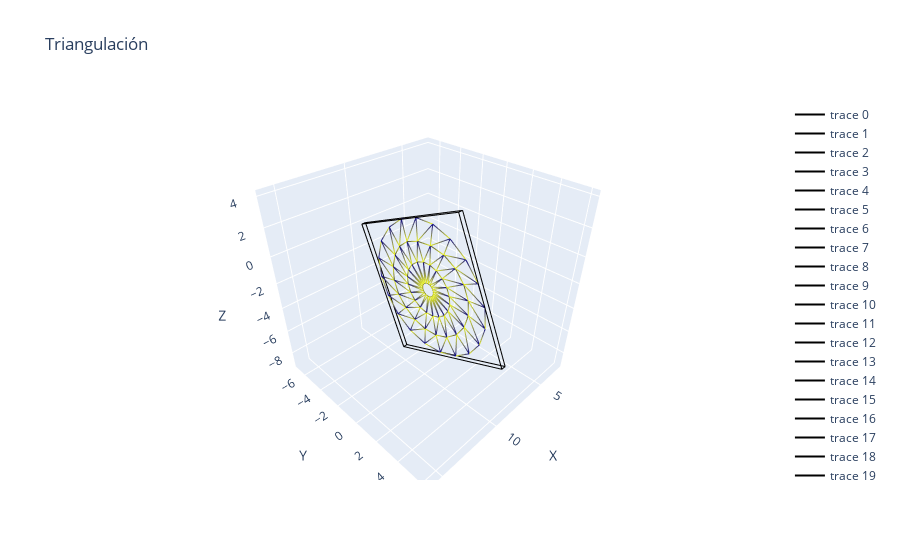

Notebook source saved alongside this figure:
### Code cell
fig = new_plot()
fig = build_box(fig)
plot_triangles(fig)
fig = config_plot(fig, 'Triangulación')
fig.show()

### Figure 1 — Plotly figure (JSON) as saved in the notebook; plotly's stock layout.template omitted (floating-point values rounded to 4 significant figures)
{"data": [{"line": {"color": "black", "width": 2}, "mode": "lines", "type": "scatter3d", "x": [9.162, 9.1], "y": [6.066, -2.828], "z": [-4.979, -8.923]}, {"line": {"color": "black", "width": 2}, "mode": "lines", "type": "scatter3d", "x": [9.162, 9.483], "y": [6.066, 6.064], "z": [-4.979, -4.979]}, {"line": {"color": "black", "width": 2}, "mode": "lines", "type": "scatter3d", "x": [9.162, 9.134], "y": [6.066, 2.125], "z": [-4.979, 3.911]}, {"line": {"color": "black", "width": 2}, "mode": "lines", "type": "scatter3d", "x": [9.1, 9.42], "y": [-2.828, -2.83], "z": [-8.923, -8.923]}, {"line": {"color": "black", "width": 2}, "mode": "lines", "type": "scatter3d", "x": [9.1, 9.071], "y": [-2.828, -6.77], "z": [-8.923, -0.03274]}, {"line": {"color": "black", "width": 2}, "mode": "lines", "type": "scatter3d", "x": [9.483, 9.42], "y": [6.064, -2.83], "z": [-4.979, -8.923]}, {"line": {"color": "black", "width": 2}, "mode": "lines", "type": "scatter3d", "x": [9.483, 9.454], "y": [6.064, 2.122], "z": [-4.979, 3.911]}, {"line": {"color": "black", "width": 2}, "mode": "lines", "type": "scatter3d", "x": [9.42, 9.392], "y": [-2.83, -6.772], "z": [-8.923, -0.03272]}, {"line": {"color": "black", "width": 2}, "mode": "lines", "type": "scatter3d", "x": [9.134, 9.071], "y": [2.125, -6.77], "z": [3.911, -0.03274]}, {"line": {"color": "black", "width": 2}, "mode": "lines", "type": "scatter3d", "x": [9.134, 9.454], "y": [2.125, 2.122], "z": [3.911, 3.911]}, {"line": {"color": "black", "width": 2}, "mode": "lines", "type": "scatter3d", "x": [9.071, 9.392], "y": [-6.77, -6.772], "z": [-0.03274, -0.03272]}, {"line": {"color": "black", "width": 2}, "mode": "lines", "type": "scatter3d", "x": [9.454, 9.392], "y": [2.122, -6.772], "z": [3.911, -0.03272]}, {"line": {"color": [0.1754, 0.02833, 0.1751]}, "mode": "lines", "type": "scatter3d", "x": [9.288, 9.306, 9.32, 9.288], "y": [-0.1717, 0.3793, 0.9034, -0.1717], "z": [-2.043, -0.6874, -1.004, -2.043]}, {"line": {"color": [0.1754, 0.02833, 0.1751]}, "mode": "lines", "type": "scatter3d", "x": [9.288, 9.32, 9.288, 9.288], "y": [-0.1717, 0.9034, -0.03942, -0.1717], "z": [-2.043, -1.004, -2.122, -2.043]}, {"line": {"color": [0.1754, 0.02833, 0.1751]}, "mode": "lines", "type": "scatter3d", "x": [9.288, 9.32, 9.323, 9.288], "y": [-0.03942, 0.9034, 1.304, -0.03942], "z": [-2.122, -1.004, -1.467, -2.122]}, {"line": {"color": [0.1754, 0.02833, 0.1751]}, "mode": "lines", "type": "scatter3d", "x": [9.288, 9.323, 9.288, 9.288], "y": [-0.03942, 1.304, 0.06169, -0.03942], "z": [-2.122, -1.467, -2.239, -2.122]}, {"line": {"color": [0.1754, 0.02833, 0.1751]}, "mode": "lines", "type": "scatter3d", "x": [9.288, 9.323, 9.329, 9.288], "y": [0.06169, 1.304, 1.541, 0.06169], "z": [-2.239, -1.467, -2.031, -2.239]}, {"line": {"color": [0.1754, 0.02833, 0.1751]}, "mode": "lines", "type": "scatter3d", "x": [9.288, 9.329, 9.288, 9.288], "y": [0.06169, 1.541, 0.1217, 0.06169], "z": [-2.239, -2.031, -2.382, -2.239]}, {"line": {"color": [0.1754, 0.02833, 0.1751]}, "mode": "lines", "type": "scatter3d", "x": [9.288, 9.329, 9.313, 9.288], "y": [0.1217, 1.541, 1.594, 0.1217], "z": [-2.382, -2.031, -2.641, -2.382]}, {"line": {"color": [0.1754, 0.02833, 0.1751]}, "mode": "lines", "type": "scatter3d", "x": [9.288, 9.313, 9.288, 9.288], "y": [0.1217, 1.594, 0.1349, 0.1217], "z": [-2.382, -2.641, -2.536, -2.382]}, {"line": {"color": [0.1754, 0.02833, 0.1751]}, "mode": "lines", "type": "scatter3d", "x": [9.288, 9.313, 9.3, 9.288], "y": [0.1349, 1.594, 1.455, 0.1349], "z": [-2.536, -2.641, -3.237, -2.536]}, {"line": {"color": [0.1754, 0.02833, 0.1751]}, "mode": "lines", "type": "scatter3d", "x": [9.288, 9.3, 9.288, 9.288], "y": [0.1349, 1.455, 0.09978, 0.1349], "z": [-2.536, -3.237, -2.686, -2.536]}, {"line": {"color": [0.1754, 0.02833, 0.1751]}, "mode": "lines", "type": "scatter3d", "x": [9.288, 9.3, 9.298, 9.288], "y": [0.09978, 1.455, 1.139, 0.09978], "z": [-2.686, -3.237, -3.761, -2.686]}, {"line": {"color": [0.1754, 0.02833, 0.1751]}, "mode": "lines", "type": "scatter3d", "x": [9.288, 9.298, 9.288, 9.288], "y": [0.09978, 1.139, 0.01992, 0.09978], "z": [-2.686, -3.761, -2.818, -2.686]}, {"line": {"color": [0.1754, 0.02833, 0.1751]}, "mode": "lines", "type": "scatter3d", "x": [9.288, 9.298, 9.295, 9.288], "y": [0.01992, 1.139, 0.6758, 0.01992], "z": [-2.818, -3.761, -4.162, -2.818]}, {"line": {"color": [0.1754, 0.02833, 0.1751]}, "mode": "lines", "type": "scatter3d", "x": [9.288, 9.295, 9.288, 9.288], "y": [0.01992, 0.6758, -0.09692, 0.01992], "z": [-2.818, -4.162, -2.919, -2.818]}, {"line": {"color": [0.1754, 0.02833, 0.1751]}, "mode": "lines", "type": "scatter3d", "x": [9.288, 9.295, 9.287, 9.288], "y": [-0.09692, 0.6758, 0.1116, -0.09692], "z": [-2.919, -4.162, -4.4, -2.919]}, {"line": {"color": [0.1754, 0.02833, 0.1751]}, "mode": "lines", "type": "scatter3d", "x": [9.288, 9.287, 9.288, 9.288], "y": [-0.09692, 0.1116, -0.2393, -0.09692], "z": [-2.919, -4.4, -2.979, -2.919]}, {"line": {"color": [0.1754, 0.02833, 0.1751]}, "mode": "lines", "type": "scatter3d", "x": [9.288, 9.287, 9.282, 9.288], "y": [-0.2393, 0.1116, -0.4985, -0.2393], "z": [-2.979, -4.4, -4.452, -2.979]}, {"line": {"color": [0.1754, 0.02833, 0.1751]}, "mode": "lines", "type": "scatter3d", "x": [9.288, 9.282, 9.288, 9.288], "y": [-0.2393, -0.4985, -0.3932, -0.2393], "z": [-2.979, -4.452, -2.993, -2.979]}, {"line": {"color": [0.1754, 0.02833, 0.1751]}, "mode": "lines", "type": "scatter3d", "x": [9.288, 9.282, 9.283, 9.288], "y": [-0.3932, -0.4985, -1.095, -0.3932], "z": [-2.993, -4.452, -4.313, -2.993]}, {"line": {"color": [0.1754, 0.02833, 0.1751]}, "mode": "lines", "type": "scatter3d", "x": [9.288, 9.283, 9.288, 9.288], "y": [-0.3932, -1.095, -0.5437, -0.3932], "z": [-2.993, -4.313, -2.957, -2.993]}, {"line": {"color": [0.1754, 0.02833, 0.1751]}, "mode": "lines", "type": "scatter3d", "x": [9.288, 9.283, 9.282, 9.288], "y": [-0.5437, -1.095, -1.619, -0.5437], "z": [-2.957, -4.313, -3.996, -2.957]}, {"line": {"color": [0.1754, 0.02833, 0.1751]}, "mode": "lines", "type": "scatter3d", "x": [9.288, 9.282, 9.288, 9.288], "y": [-0.5437, -1.619, -0.676, -0.5437], "z": [-2.957, -3.996, -2.878, -2.957]}, {"line": {"color": [0.1754, 0.02833, 0.1751]}, "mode": "lines", "type": "scatter3d", "x": [9.288, 9.282, 9.281, 9.288], "y": [-0.676, -1.619, -2.02, -0.676], "z": [-2.878, -3.996, -3.533, -2.878]}, {"line": {"color": [0.1754, 0.02833, 0.1751]}, "mode": "lines", "type": "scatter3d", "x": [9.288, 9.281, 9.288, 9.288], "y": [-0.676, -2.02, -0.7771, -0.676], "z": [-2.878, -3.533, -2.761, -2.878]}, {"line": {"color": [0.1754, 0.02833, 0.1751]}, "mode": "lines", "type": "scatter3d", "x": [9.288, 9.281, 9.278, 9.288], "y": [-0.7771, -2.02, -2.258, -0.7771], "z": [-2.761, -3.533, -2.969, -2.761]}, {"line": {"color": [0.1754, 0.02833, 0.1751]}, "mode": "lines", "type": "scatter3d", "x": [9.288, 9.278, 9.288, 9.288], "y": [-0.7771, -2.258, -0.8371, -0.7771], "z": [-2.761, -2.969, -2.618, -2.761]}, {"line": {"color": [0.1754, 0.02833, 0.1751]}, "mode": "lines", "type": "scatter3d", "x": [9.288, 9.278, 9.291, 9.288], "y": [-0.8371, -2.258, -2.31, -0.8371], "z": [-2.618, -2.969, -2.359, -2.618]}, {"line": {"color": [0.1754, 0.02833, 0.1751]}, "mode": "lines", "type": "scatter3d", "x": [9.288, 9.291, 9.288, 9.288], "y": [-0.8371, -2.31, -0.8503, -0.8371], "z": [-2.618, -2.359, -2.464, -2.618]}, {"line": {"color": [0.1754, 0.02833, 0.1751]}, "mode": "lines", "type": "scatter3d", "x": [9.288, 9.291, 9.302, 9.288], "y": [-0.8503, -2.31, -2.17, -0.8503], "z": [-2.464, -2.359, -1.763, -2.464]}, {"line": {"color": [0.1754, 0.02833, 0.1751]}, "mode": "lines", "type": "scatter3d", "x": [9.288, 9.302, 9.288, 9.288], "y": [-0.8503, -2.17, -0.8152, -0.8503], "z": [-2.464, -1.763, -2.314, -2.464]}, {"line": {"color": [0.1754, 0.02833, 0.1751]}, "mode": "lines", "type": "scatter3d", "x": [9.288, 9.302, 9.273, 9.288], "y": [-0.8152, -2.17, -1.854, -0.8152], "z": [-2.314, -1.763, -1.239, -2.314]}, {"line": {"color": [0.1754, 0.02833, 0.1751]}, "mode": "lines", "type": "scatter3d", "x": [9.288, 9.273, 9.288, 9.288], "y": [-0.8152, -1.854, -0.7353, -0.8152], "z": [-2.314, -1.239, -2.182, -2.314]}, {"line": {"color": [0.1754, 0.02833, 0.1751]}, "mode": "lines", "type": "scatter3d", "x": [9.288, 9.273, 9.239, 9.288], "y": [-0.7353, -1.854, -1.391, -0.7353], "z": [-2.182, -1.239, -0.8387, -2.182]}, {"line": {"color": [0.1754, 0.02833, 0.1751]}, "mode": "lines", "type": "scatter3d", "x": [9.288, 9.239, 9.288, 9.288], "y": [-0.7353, -1.391, -0.6185, -0.7353], "z": [-2.182, -0.8387, -2.081, -2.182]}, {"line": {"color": [0.1754, 0.02833, 0.1751]}, "mode": "lines", "type": "scatter3d", "x": [9.288, 9.239, 9.235, 9.288], "y": [-0.6185, -1.391, -0.8267, -0.6185], "z": [-2.081, -0.8387, -0.6009, -2.081]}, {"line": {"color": [0.1754, 0.02833, 0.1751]}, "mode": "lines", "type": "scatter3d", "x": [9.288, 9.235, 9.288, 9.288], "y": [-0.6185, -0.8267, -0.4761, -0.6185], "z": [-2.081, -0.6009, -2.021, -2.081]}, {"line": {"color": [0.1754, 0.02833, 0.1751]}, "mode": "lines", "type": "scatter3d", "x": [9.288, 9.235, 9.263, 9.288], "y": [-0.4761, -0.8267, -0.2168, -0.4761], "z": [-2.021, -0.6009, -0.5485, -2.021]}, {"line": {"color": [0.1754, 0.02833, 0.1751]}, "mode": "lines", "type": "scatter3d", "x": [9.288, 9.263, 9.288, 9.288], "y": [-0.4761, -0.2168, -0.3222, -0.4761], "z": [-2.021, -0.5485, -2.007, -2.021]}, {"line": {"color": [0.1754, 0.02833, 0.1751]}, "mode": "lines", "type": "scatter3d", "x": [9.288, 9.263, 9.306, 9.288], "y": [-0.3222, -0.2168, 0.3793, -0.3222], "z": [-2.007, -0.5485, -0.6874, -2.007]}, {"line": {"color": [0.1754, 0.02833, 0.1751]}, "mode": "lines", "type": "scatter3d", "x": [9.288, 9.306, 9.288, 9.288], "y": [-0.3222, 0.3793, -0.1717, -0.3222], "z": [-2.007, -0.6874, -2.043, -2.007]}, {"line": {"color": [0.1754, 0.02833, 0.1751]}, "mode": "lines", "type": "scatter3d", "x": [9.306, 9.25, 9.215, 9.306], "y": [0.3793, 0.93, 1.845, 0.3793], "z": [-0.6874, 0.6646, 0.1116, -0.6874]}, {"line": {"color": [0.1754, 0.02833, 0.1751]}, "mode": "lines", "type": "scatter3d", "x": [9.306, 9.215, 9.32, 9.306], "y": [0.3793, 1.845, 0.9034, 0.3793], "z": [-0.6874, 0.1116, -1.004, -0.6874]}, {"line": {"color": [0.1754, 0.02833, 0.1751]}, "mode": "lines", "type": "scatter3d", "x": [9.32, 9.215, 9.206, 9.32], "y": [0.9034, 1.845, 2.543, 0.9034], "z": [-1.004, 0.1116, -0.697, -1.004]}, {"line": {"color": [0.1754, 0.02833, 0.1751]}, "mode": "lines", "type": "scatter3d", "x": [9.32, 9.206, 9.323, 9.32], "y": [0.9034, 2.543, 1.304, 0.9034], "z": [-1.004, -0.697, -1.467, -1.004]}, {"line": {"color": [0.1754, 0.02833, 0.1751]}, "mode": "lines", "type": "scatter3d", "x": [9.323, 9.206, 9.205, 9.323], "y": [1.304, 2.543, 2.957, 1.304], "z": [-1.467, -0.697, -1.68, -1.467]}, {"line": {"color": [0.1754, 0.02833, 0.1751]}, "mode": "lines", "type": "scatter3d", "x": [9.323, 9.205, 9.329, 9.323], "y": [1.304, 2.957, 1.541, 1.304], "z": [-1.467, -1.68, -2.031, -1.467]}, {"line": {"color": [0.1754, 0.02833, 0.1751]}, "mode": "lines", "type": "scatter3d", "x": [9.329, 9.205, 9.225, 9.329], "y": [1.541, 2.957, 3.05, 1.541], "z": [-2.031, -1.68, -2.744, -2.031]}, {"line": {"color": [0.1754, 0.02833, 0.1751]}, "mode": "lines", "type": "scatter3d", "x": [9.329, 9.225, 9.313, 9.329], "y": [1.541, 3.05, 1.594, 1.541], "z": [-2.031, -2.744, -2.641, -2.031]}, {"line": {"color": [0.1754, 0.02833, 0.1751]}, "mode": "lines", "type": "scatter3d", "x": [9.313, 9.225, 9.259, 9.313], "y": [1.594, 3.05, 2.81, 1.594], "z": [-2.641, -2.744, -3.787, -2.641]}, {"line": {"color": [0.1754, 0.02833, 0.1751]}, "mode": "lines", "type": "scatter3d", "x": [9.313, 9.259, 9.3, 9.313], "y": [1.594, 2.81, 1.455, 1.594], "z": [-2.641, -3.787, -3.237, -2.641]}, {"line": {"color": [0.1754, 0.02833, 0.1751]}, "mode": "lines", "type": "scatter3d", "x": [9.3, 9.259, 9.299, 9.3], "y": [1.455, 2.81, 2.257, 1.455], "z": [-3.237, -3.787, -4.704, -3.237]}, {"line": {"color": [0.1754, 0.02833, 0.1751]}, "mode": "lines", "type": "scatter3d", "x": [9.3, 9.299, 9.298, 9.3], "y": [1.455, 2.257, 1.139, 1.455], "z": [-3.237, -4.704, -3.761, -3.237]}, {"line": {"color": [0.1754, 0.02833, 0.1751]}, "mode": "lines", "type": "scatter3d", "x": [9.298, 9.299, 9.338, 9.298], "y": [1.139, 2.257, 1.447, 1.139], "z": [-3.761, -4.704, -5.404, -3.761]}, {"line": {"color": [0.1754, 0.02833, 0.1751]}, "mode": "lines", "type": "scatter3d", "x": [9.298, 9.338, 9.295, 9.298], "y": [1.139, 1.447, 0.6758, 1.139], "z": [-3.761, -5.404, -4.162, -3.761]}, {"line": {"color": [0.1754, 0.02833, 0.1751]}, "mode": "lines", "type": "scatter3d", "x": [9.295, 9.338, 9.331, 9.295], "y": [0.6758, 1.447, 0.4617, 0.6758], "z": [-4.162, -5.404, -5.82, -4.162]}, {"line": {"color": [0.1754, 0.02833, 0.1751]}, "mode": "lines", "type": "scatter3d", "x": [9.295, 9.331, 9.287, 9.295], "y": [0.6758, 0.4617, 0.1116, 0.6758], "z": [-4.162, -5.82, -4.4, -4.162]}, {"line": {"color": [0.1754, 0.02833, 0.1751]}, "mode": "lines", "type": "scatter3d", "x": [9.287, 9.331, 9.31, 9.287], "y": [0.1116, 0.4617, -0.6039, 0.1116], "z": [-4.4, -5.82, -5.911, -4.4]}, {"line": {"color": [0.1754, 0.02833, 0.1751]}, "mode": "lines", "type": "scatter3d", "x": [9.287, 9.31, 9.282, 9.287], "y": [0.1116, -0.6039, -0.4985, 0.1116], "z": [-4.4, -5.911, -4.452, -4.4]}, {"line": {"color": [0.1754, 0.02833, 0.1751]}, "mode": "lines", "type": "scatter3d", "x": [9.282, 9.31, 9.302, 9.282], "y": [-0.4985, -0.6039, -1.646, -0.4985], "z": [-4.452, -5.911, -5.668, -4.452]}, {"line": {"color": [0.1754, 0.02833, 0.1751]}, "mode": "lines", "type": "scatter3d", "x": [9.282, 9.302, 9.283, 9.282], "y": [-0.4985, -1.646, -1.095, -0.4985], "z": [-4.452, -5.668, -4.313, -4.452]}, {"line": {"color": [0.1754, 0.02833, 0.1751]}, "mode": "lines", "type": "scatter3d", "x": [9.283, 9.302, 9.296, 9.283], "y": [-1.095, -1.646, -2.562, -1.095], "z": [-4.313, -5.668, -5.115, -4.313]}, {"line": {"color": [0.1754, 0.02833, 0.1751]}, "mode": "lines", "type": "scatter3d", "x": [9.283, 9.296, 9.282, 9.283], "y": [-1.095, -2.562, -1.619, -1.095], "z": [-4.313, -5.115, -3.996, -4.313]}, {"line": {"color": [0.1754, 0.02833, 0.1751]}, "mode": "lines", "type": "scatter3d", "x": [9.282, 9.296, 9.309, 9.282], "y": [-1.619, -2.562, -3.262, -1.619], "z": [-3.996, -5.115, -4.306, -3.996]}, {"line": {"color": [0.1754, 0.02833, 0.1751]}, "mode": "lines", "type": "scatter3d", "x": [9.282, 9.309, 9.281, 9.282], "y": [-1.619, -3.262, -2.02, -1.619], "z": [-3.996, -4.306, -3.533, -3.996]}, {"line": {"color": [0.1754, 0.02833, 0.1751]}, "mode": "lines", "type": "scatter3d", "x": [9.281, 9.309, 9.299, 9.281], "y": [-2.02, -3.262, -3.678, -2.02], "z": [-3.533, -4.306, -3.319, -3.533]}, {"line": {"color": [0.1754, 0.02833, 0.1751]}, "mode": "lines", "type": "scatter3d", "x": [9.281, 9.299, 9.278, 9.281], "y": [-2.02, -3.678, -2.258, -2.02], "z": [-3.533, -3.319, -2.969, -3.533]}, {"line": {"color": [0.1754, 0.02833, 0.1751]}, "mode": "lines", "type": "scatter3d", "x": [9.278, 9.299, 9.259, 9.278], "y": [-2.258, -3.678, -3.768, -2.258], "z": [-2.969, -3.319, -2.253, -2.969]}, {"line": {"color": [0.1754, 0.02833, 0.1751]}, "mode": "lines", "type": "scatter3d", "x": [9.278, 9.259, 9.291, 9.278], "y": [-2.258, -3.768, -2.31, -2.258], "z": [-2.969, -2.253, -2.359, -2.969]}, {"line": {"color": [0.1754, 0.02833, 0.1751]}, "mode": "lines", "type": "scatter3d", "x": [9.291, 9.259, 9.253, 9.291], "y": [-2.31, -3.768, -3.524, -2.31], "z": [-2.359, -2.253, -1.212, -2.359]}, {"line": {"color": [0.1754, 0.02833, 0.1751]}, "mode": "lines", "type": "scatter3d", "x": [9.291, 9.253, 9.302, 9.291], "y": [-2.31, -3.524, -2.17, -2.31], "z": [-2.359, -1.212, -1.763, -2.359]}, {"line": {"color": [0.1754, 0.02833, 0.1751]}, "mode": "lines", "type": "scatter3d", "x": [9.302, 9.253, 9.303, 9.302], "y": [-2.17, -3.524, -2.969, -2.17], "z": [-1.763, -1.212, -0.2961, -1.763]}, {"line": {"color": [0.1754, 0.02833, 0.1751]}, "mode": "lines", "type": "scatter3d", "x": [9.302, 9.303, 9.273, 9.302], "y": [-2.17, -2.969, -1.854, -2.17], "z": [-1.763, -0.2961, -1.239, -1.763]}, {"line": {"color": [0.1754, 0.02833, 0.1751]}, "mode": "lines", "type": "scatter3d", "x": [9.273, 9.303, 9.368, 9.273], "y": [-1.854, -2.969, -2.159, -1.854], "z": [-1.239, -0.2961, 0.3999, -1.239]}, {"line": {"color": [0.1754, 0.02833, 0.1751]}, "mode": "lines", "type": "scatter3d", "x": [9.273, 9.368, 9.239, 9.273], "y": [-1.854, -2.159, -1.391, -1.854], "z": [-1.239, 0.3999, -0.8387, -1.239]}, {"line": {"color": [0.1754, 0.02833, 0.1751]}, "mode": "lines", "type": "scatter3d", "x": [9.239, 9.368, 9.385, 9.239], "y": [-1.391, -2.159, -1.178, -1.391], "z": [-0.8387, 0.3999, 0.8125, -0.8387]}, {"line": {"color": [0.1754, 0.02833, 0.1751]}, "mode": "lines", "type": "scatter3d", "x": [9.239, 9.385, 9.235, 9.239], "y": [-1.391, -1.178, -0.8267, -1.391], "z": [-0.8387, 0.8125, -0.6009, -0.8387]}, {"line": {"color": [0.1754, 0.02833, 0.1751]}, "mode": "lines", "type": "scatter3d", "x": [9.235, 9.385, 9.326, 9.235], "y": [-0.8267, -1.178, -0.1145, -0.8267], "z": [-0.6009, 0.8125, 0.9058, -0.6009]}, {"line": {"color": [0.1754, 0.02833, 0.1751]}, "mode": "lines", "type": "scatter3d", "x": [9.235, 9.326, 9.263, 9.235], "y": [-0.8267, -0.1145, -0.2168, -0.8267], "z": [-0.6009, 0.9058, -0.5485, -0.6009]}, {"line": {"color": [0.1754, 0.02833, 0.1751]}, "mode": "lines", "type": "scatter3d", "x": [9.263, 9.326, 9.25, 9.263], "y": [-0.2168, -0.1145, 0.93, -0.2168], "z": [-0.5485, 0.9058, 0.6646, -0.5485]}, {"line": {"color": [0.1754, 0.02833, 0.1751]}, "mode": "lines", "type": "scatter3d", "x": [9.263, 9.25, 9.306, 9.263], "y": [-0.2168, 0.93, 0.3793, -0.2168], "z": [-0.5485, 0.6646, -0.6874, -0.5485]}, {"line": {"color": [0.1754, 0.02833, 0.1751]}, "mode": "lines", "type": "scatter3d", "x": [9.25, 9.355, 9.429, 9.25], "y": [0.93, 1.479, 2.783, 0.93], "z": [0.6646, 2.009, 1.216, 0.6646]}, {"line": {"color": [0.1754, 0.02833, 0.1751]}, "mode": "lines", "type": "scatter3d", "x": [9.25, 9.429, 9.215, 9.25], "y": [0.93, 2.783, 1.845, 0.93], "z": [0.6646, 1.216, 0.1116, 0.6646]}, {"line": {"color": [0.1754, 0.02833, 0.1751]}, "mode": "lines", "type": "scatter3d", "x": [9.215, 9.429, 9.436, 9.215], "y": [1.845, 2.783, 3.772, 1.845], "z": [0.1116, 1.216, 0.06461, 0.1116]}, {"line": {"color": [0.1754, 0.02833, 0.1751]}, "mode": "lines", "type": "scatter3d", "x": [9.215, 9.436, 9.206, 9.215], "y": [1.845, 3.772, 2.543, 1.845], "z": [0.1116, 0.06461, -0.697, 0.1116]}, {"line": {"color": [0.1754, 0.02833, 0.1751]}, "mode": "lines", "type": "scatter3d", "x": [9.206, 9.436, 9.399, 9.206], "y": [2.543, 3.772, 4.366, 2.543], "z": [-0.697, 0.06461, -1.33, -0.697]}, {"line": {"color": [0.1754, 0.02833, 0.1751]}, "mode": "lines", "type": "scatter3d", "x": [9.206, 9.399, 9.205, 9.206], "y": [2.543, 4.366, 2.957, 2.543], "z": [-0.697, -1.33, -1.68, -0.697]}, {"line": {"color": [0.1754, 0.02833, 0.1751]}, "mode": "lines", "type": "scatter3d", "x": [9.205, 9.399, 9.371, 9.205], "y": [2.957, 4.366, 4.503, 2.957], "z": [-1.68, -1.33, -2.842, -1.68]}, {"line": {"color": [0.1754, 0.02833, 0.1751]}, "mode": "lines", "type": "scatter3d", "x": [9.205, 9.371, 9.225, 9.205], "y": [2.957, 4.503, 3.05, 2.957], "z": [-1.68, -2.842, -2.744, -1.68]}, {"line": {"color": [0.1754, 0.02833, 0.1751]}, "mode": "lines", "type": "scatter3d", "x": [9.225, 9.371, 9.343, 9.225], "y": [3.05, 4.503, 4.163, 3.05], "z": [-2.744, -2.842, -4.333, -2.744]}, {"line": {"color": [0.1754, 0.02833, 0.1751]}, "mode": "lines", "type": "scatter3d", "x": [9.225, 9.343, 9.259, 9.225], "y": [3.05, 4.163, 2.81, 3.05], "z": [-2.744, -4.333, -3.787, -2.744]}, {"line": {"color": [0.1754, 0.02833, 0.1751]}, "mode": "lines", "type": "scatter3d", "x": [9.259, 9.343, 9.282, 9.259], "y": [2.81, 4.163, 3.374, 2.81], "z": [-3.787, -4.333, -5.644, -3.787]}, {"line": {"color": [0.1754, 0.02833, 0.1751]}, "mode": "lines", "type": "scatter3d", "x": [9.259, 9.282, 9.299, 9.259], "y": [2.81, 3.374, 2.257, 2.81], "z": [-3.787, -5.644, -4.704, -3.787]}, {"line": {"color": [0.1754, 0.02833, 0.1751]}, "mode": "lines", "type": "scatter3d", "x": [9.299, 9.282, 9.239, 9.299], "y": [2.257, 3.374, 2.217, 2.257], "z": [-4.704, -5.644, -6.643, -4.704]}, {"line": {"color": [0.1754, 0.02833, 0.1751]}, "mode": "lines", "type": "scatter3d", "x": [9.299, 9.239, 9.338, 9.299], "y": [2.257, 2.217, 1.447, 2.257], "z": [-4.704, -6.643, -5.404, -4.704]}, {"line": {"color": [0.1754, 0.02833, 0.1751]}, "mode": "lines", "type": "scatter3d", "x": [9.338, 9.239, 9.232, 9.338], "y": [1.447, 2.217, 0.8124, 1.447], "z": [-5.404, -6.643, -7.237, -5.404]}, {"line": {"color": [0.1754, 0.02833, 0.1751]}, "mode": "lines", "type": "scatter3d", "x": [9.338, 9.232, 9.331, 9.338], "y": [1.447, 0.8124, 0.4617, 1.447], "z": [-5.404, -7.237, -5.82, -5.404]}, {"line": {"color": [0.1754, 0.02833, 0.1751]}, "mode": "lines", "type": "scatter3d", "x": [9.331, 9.232, 9.244, 9.331], "y": [0.4617, 0.8124, -0.7079, 0.4617], "z": [-5.82, -7.237, -7.369, -5.82]}, {"line": {"color": [0.1754, 0.02833, 0.1751]}, "mode": "lines", "type": "scatter3d", "x": [9.331, 9.244, 9.31, 9.331], "y": [0.4617, -0.7079, -0.6039, 0.4617], "z": [-5.82, -7.369, -5.911, -5.82]}, {"line": {"color": [0.1754, 0.02833, 0.1751]}, "mode": "lines", "type": "scatter3d", "x": [9.31, 9.244, 9.256, 9.31], "y": [-0.6039, -0.7079, -2.196, -0.6039], "z": [-5.911, -7.369, -7.023, -5.911]}, {"line": {"color": [0.1754, 0.02833, 0.1751]}, "mode": "lines", "type": "scatter3d", "x": [9.31, 9.256, 9.302, 9.31], "y": [-0.6039, -2.196, -1.646, -0.6039], "z": [-5.911, -7.023, -5.668, -5.911]}, {"line": {"color": [0.1754, 0.02833, 0.1751]}, "mode": "lines", "type": "scatter3d", "x": [9.302, 9.256, 9.247, 9.302], "y": [-1.646, -2.196, -3.504, -1.646], "z": [-5.668, -7.023, -6.233, -5.668]}, {"line": {"color": [0.1754, 0.02833, 0.1751]}, "mode": "lines", "type": "scatter3d", "x": [9.302, 9.247, 9.296, 9.302], "y": [-1.646, -3.504, -2.562, -1.646], "z": [-5.668, -6.233, -5.115, -5.668]}, {"line": {"color": [0.1754, 0.02833, 0.1751]}, "mode": "lines", "type": "scatter3d", "x": [9.296, 9.247, 9.24, 9.296], "y": [-2.562, -3.504, -4.504, -2.562], "z": [-5.115, -6.233, -5.077, -5.115]}, {"line": {"color": [0.1754, 0.02833, 0.1751]}, "mode": "lines", "type": "scatter3d", "x": [9.296, 9.24, 9.309, 9.296], "y": [-2.562, -4.504, -3.262, -2.562], "z": [-5.115, -5.077, -4.306, -5.115]}, {"line": {"color": [0.1754, 0.02833, 0.1751]}, "mode": "lines", "type": "scatter3d", "x": [9.309, 9.24, 9.276, 9.309], "y": [-3.262, -4.504, -5.096, -3.262], "z": [-4.306, -5.077, -3.669, -4.306]}, {"line": {"color": [0.1754, 0.02833, 0.1751]}, "mode": "lines", "type": "scatter3d", "x": [9.309, 9.276, 9.299, 9.309], "y": [-3.262, -5.096, -3.678, -3.262], "z": [-4.306, -3.669, -3.319, -4.306]}, {"line": {"color": [0.1754, 0.02833, 0.1751]}, "mode": "lines", "type": "scatter3d", "x": [9.299, 9.276, 9.324, 9.299], "y": [-3.678, -5.096, -5.224, -3.678], "z": [-3.319, -3.669, -2.146, -3.319]}, {"line": {"color": [0.1754, 0.02833, 0.1751]}, "mode": "lines", "type": "scatter3d", "x": [9.299, 9.324, 9.259, 9.299], "y": [-3.678, -5.224, -3.768, -3.678], "z": [-3.319, -2.146, -2.253, -3.319]}, {"line": {"color": [0.1754, 0.02833, 0.1751]}, "mode": "lines", "type": "scatter3d", "x": [9.259, 9.324, 9.283, 9.259], "y": [-3.768, -5.224, -4.874, -3.768], "z": [-2.253, -2.146, -0.6592, -2.253]}, {"line": {"color": [0.1754, 0.02833, 0.1751]}, "mode": "lines", "type": "scatter3d", "x": [9.259, 9.283, 9.253, 9.259], "y": [-3.768, -4.874, -3.524, -3.768], "z": [-2.253, -0.6592, -1.212, -2.253]}, {"line": {"color": [0.1754, 0.02833, 0.1751]}, "mode": "lines", "type": "scatter3d", "x": [9.253, 9.283, 9.173, 9.253], "y": [-3.524, -4.874, -4.071, -3.524], "z": [-1.212, -0.6592, 0.6467, -1.212]}, {"line": {"color": [0.1754, 0.02833, 0.1751]}, "mode": "lines", "type": "scatter3d", "x": [9.253, 9.173, 9.303, 9.253], "y": [-3.524, -4.071, -2.969, -3.524], "z": [-1.212, 0.6467, -0.2961, -1.212]}, {"line": {"color": [0.1754, 0.02833, 0.1751]}, "mode": "lines", "type": "scatter3d", "x": [9.303, 9.173, 9.118, 9.303], "y": [-2.969, -4.071, -2.911, -2.969], "z": [-0.2961, 0.6467, 1.632, -0.2961]}, {"line": {"color": [0.1754, 0.02833, 0.1751]}, "mode": "lines", "type": "scatter3d", "x": [9.303, 9.118, 9.368, 9.303], "y": [-2.969, -2.911, -2.159, -2.969], "z": [-0.2961, 1.632, 0.3999, -0.2961]}, {"line": {"color": [0.1754, 0.02833, 0.1751]}, "mode": "lines", "type": "scatter3d", "x": [9.368, 9.118, 9.147, 9.368], "y": [-2.159, -2.911, -1.527, -2.159], "z": [0.3999, 1.632, 2.216, 0.3999]}, {"line": {"color": [0.1754, 0.02833, 0.1751]}, "mode": "lines", "type": "scatter3d", "x": [9.368, 9.147, 9.385, 9.368], "y": [-2.159, -1.527, -1.178, -2.159], "z": [0.3999, 2.216, 0.8125, 0.3999]}, {"line": {"color": [0.1754, 0.02833, 0.1751]}, "mode": "lines", "type": "scatter3d", "x": [9.385, 9.147, 9.239, 9.385], "y": [-1.178, -1.527, -0.01742, -1.178], "z": [0.8125, 2.216, 2.354, 0.8125]}, {"line": {"color": [0.1754, 0.02833, 0.1751]}, "mode": "lines", "type": "scatter3d", "x": [9.385, 9.239, 9.326, 9.385], "y": [-1.178, -0.01742, -0.1145, -1.178], "z": [0.8125, 2.354, 0.9058, 0.8125]}, {"line": {"color": [0.1754, 0.02833, 0.1751]}, "mode": "lines", "type": "scatter3d", "x": [9.326, 9.239, 9.355, 9.326], "y": [-0.1145, -0.01742, 1.479, -0.1145], "z": [0.9058, 2.354, 2.009, 0.9058]}, {"line": {"color": [0.1754, 0.02833, 0.1751]}, "mode": "lines", "type": "scatter3d", "x": [9.326, 9.355, 9.25, 9.326], "y": [-0.1145, 1.479, 0.93, -0.1145], "z": [0.9058, 2.009, 0.6646, 0.9058]}], "layout": {"scene": {"xaxis": {"range": [2.418, 16.15], "title": {"text": "X"}}, "yaxis": {"range": [-7.226, 6.51], "title": {"text": "Y"}}, "zaxis": {"range": [-9.369, 4.367], "title": {"text": "Z"}}}, "title": {"text": "Triangulación"}}}
